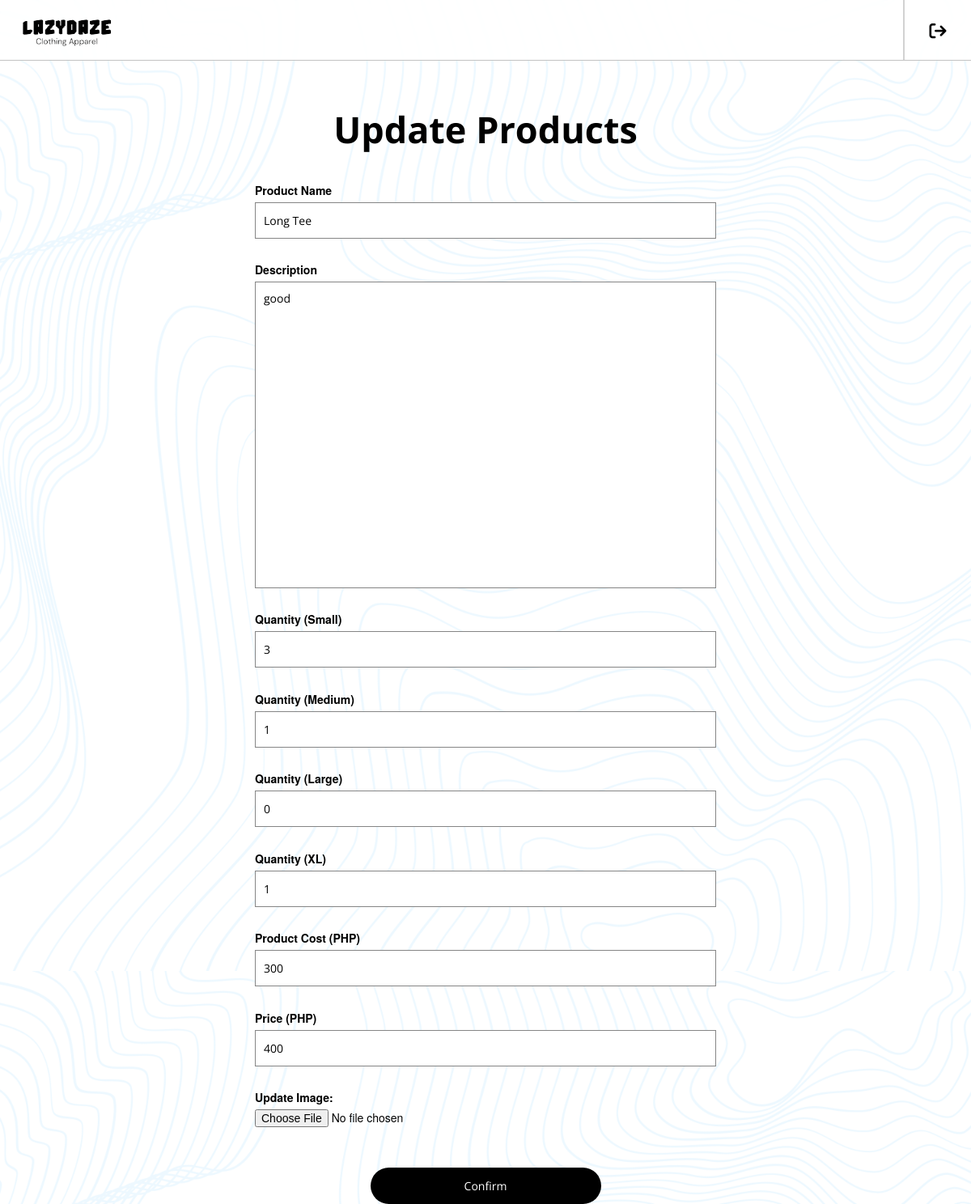
Screenshot of /editprod.php?product_id=74 with the database file from the repository.
### tables this page shows
CREATE TABLE `manageprod` (
  `ProductID` int(200) NOT NULL,
  `Product_Name` varchar(255) NOT NULL,
  `Description` varchar(100) NOT NULL,
  `Quantity_Small` int(30) NOT NULL,
  `Quantity_Medium` int(30) NOT NULL,
  `Quantity_Large` int(30) NOT NULL,
  `Quantity_XL` int(30) NOT NULL,
  `Prod_Cost` int(200) NOT NULL,
  `Price` int(200) NOT NULL,
  `img` varchar(200) NOT NULL
);

### editprod.php (the view, shortened to what this page needs)
<?php
include('connect.php');
if(isset($_GET['product_id'])) {
    $product_id = $_GET['product_id'];
    $sql = "SELECT * FROM manageprod WHERE ProductID = '$product_id'";
    $result = mysqli_query($conn, $sql);
    if(mysqli_num_rows($result) > 0) {
        $row = mysqli_fetch_assoc($result);
        $Product_Name = $row['Product_Name'];
        $Description = $row['Description'];
        $Quantity_Small = $row['Quantity_Small'];
        $Quantity_Medium = $row['Quantity_Medium'];
        $Quantity_Large = $row['Quantity_Large'];
        $Quantity_XL = $row['Quantity_XL'];
        $Prod_Cost = $row['Prod_Cost'];
        $Price = $row['Price'];
    } else {
        echo "Product not found.";
        exit();
    }
} else {
    echo "Product ID is missing.";
    exit();
}
?>
<!DOCTYPE html>
<html lang="en">
<head>
    <link rel="stylesheet" href="https://maxcdn.bootstrapcdn.com/bootstrap/3.4.1/css/bootstrap.min.css">
    <link href="./editprod.css" rel="stylesheet" type="text/css"/>
    <link rel="stylesheet" href="https://cdnjs.cloudflare.com/ajax/libs/font-awesome/6.5.1/css/all.min.css" />
</head>
<body>
<div class="bg">
  <div class="topnav">
        <a href="admin_mainpage.php">
          <img align="left" class="ld-icon" src="LDAssets/lz logo.png" alt="LazyDaze">
        </a>
        <div class="nav-h-layout">
            <div class="nav-icon">
                <a href="./homepage.php">
                </a>
            </div>
            <div class="nav-line"></div>
        </div>
  </div>
  <h1>Update Products</h1>
  <div class="container">
    <form class="prod-form" id="prod" method="post" action="" enctype="multipart/form-data">
        <label>Product Name</label>
        <input type="text" class="name-input" name="Prod-name" value="<?php echo htmlspecialchars($Product_Name); ?>" required>
        <label>Description</label>
        <textarea class="Description-input" name="Description" required><?php echo htmlspecialchars($Description); ?></textarea>
        <label>Quantity (Small)</label>
        <input type="number" class="Quantity" name="Quantity_Small" value="<?php echo htmlspecialchars($Quantity_Small); ?>" required>
        <label>Quantity (Medium)</label>
        <input type="number" class="Quantity" name="Quantity_Medium" value="<?php echo htmlspecialchars($Quantity_Medium); ?>" required>
        <label>Quantity (Large)</label>
        <input type="number" class="Quantity" name="Quantity_Large" value="<?php echo htmlspecialchars($Quantity_Large); ?>" required>
        <label>Quantity (XL)</label>
        <input type="number" class="Quantity" name="Quantity_XL" value="<?php echo htmlspecialchars($Quantity_XL); ?>" required>
        <label>Product Cost (PHP)</label>
        <input type="number" class="Price" name="Prod_Cost" value="<?php echo htmlspecialchars($Prod_Cost); ?>" required>
        <label>Price (PHP)</label>
        <input type="number" class="Price" name="Price" value="<?php echo htmlspecialchars($Price); ?>" required>
        <label for="update_image">Update Image:</label>
        <input type="file" id="update_image" name="img">
        <button type="submit" class="submit-btn" name="submit" value="submit">Confirm</button>
    </form>
  </div>
</div>
</body>
</html>

### editprod.css (style rules this page uses)
body, html { animation: appear 0.5s; background-color: white; color: black; overflow-x: hidden; height: 100%; }
a { text-decoration: none; color: white; }
.bg { background-image: linear-gradient(rgba(255, 255, 255, 0.910), rgba(255, 255, 255, 0.910)), url("./LDAssets/typo\ bg.png"); background-color: white; height: 100%; background-size: 100%; position: relative; z-index: 1; overflow-x: hidden; }
.topnav { overflow: hidden; background-color: rgba(255, 255, 255, 0.829); backdrop-filter: blur(3px); position: sticky; top: 0px; z-index: 10; border-bottom: 1px solid rgba(136, 136, 136, 0.5); }
.topnav a { float: left; margin-left: 5px; color: black; text-align: center; padding: 14px 16px; text-decoration: none; transition-duration: 0.3s; }
.ld-icon { width: 70%; margin: 0px; }
.nav-h-layout { flex-direction: row-reverse; align-items: center; display: flex; }
.nav-icon { text-decoration: none; margin: auto 14.5px auto 10px; }
.nav-line { margin-top: -2px; height: 76px; border-left: 2.5px solid rgba(166, 166, 166, 0.5); }
h1 { margin-top: 60px; margin-bottom: 10px; font-family: 'Open Sans', sans-serif; text-align: center; color: black; font-size: 45px; font-weight: 700; }
.container { display: flex; justify-content: center; }
.name-input { display: block; width: 100%; height: 45px; padding: 10px 10px; border-left: 1px solid #858585; border-top: 1px solid #858585; border-right: 1px solid #858585; border-bottom: 1px solid #858585; margin-bottom: 5%; outline: none; transition-duration: 0.6s; color: black; font-family: 'Open Sans', sans-serif; }
.Quantity { display: block; width: 100%; height: 45px; padding: 10px 10px; border-left: 1px solid #858585; border-top: 1px solid #858585; border-right: 1px solid #858585; border-bottom: 1px solid #858585; margin-bottom: 5%; outline: none; transition-duration: 0.6s; color: black; font-family: 'Open Sans', sans-serif; }
.Price { display: block; width: 100%; height: 45px; padding: 10px 10px; border-left: 1px solid #858585; border-top: 1px solid #858585; border-right: 1px solid #858585; border-bottom: 1px solid #858585; margin-bottom: 5%; outline: none; transition-duration: 0.6s; color: black; font-family: 'Open Sans', sans-serif; }
.Description-input { display: block; width: 100%; height: 40%; padding: 10px 10px; border-left: 1px solid #858585; border-top: 1px solid #858585; border-right: 1px solid #858585; border-bottom: 1px solid #858585; margin-bottom: 5%; outline: none; transition-duration: 0.6s; color: black; font-family: 'Open Sans', sans-serif; }
textarea { resize: none; }
.submit-btn { width: 50%; height: 45px; cursor: pointer; background: black; border: 0; color: white; outline: none; border-radius: 30px; display: block; margin: auto; margin-top: 50px; transition-duration: .4s; font-family: 'Open Sans', sans-serif; }
.prod-form { margin-top: 30px; width: 50%; }

### rows the page displays
manageprod: Prod-name "Long Tee", Description "good", Quantity_Small "3", Quantity_Medium "1", Quantity_Large "0", Quantity_XL "1", Prod_Cost "300", Price "400"
